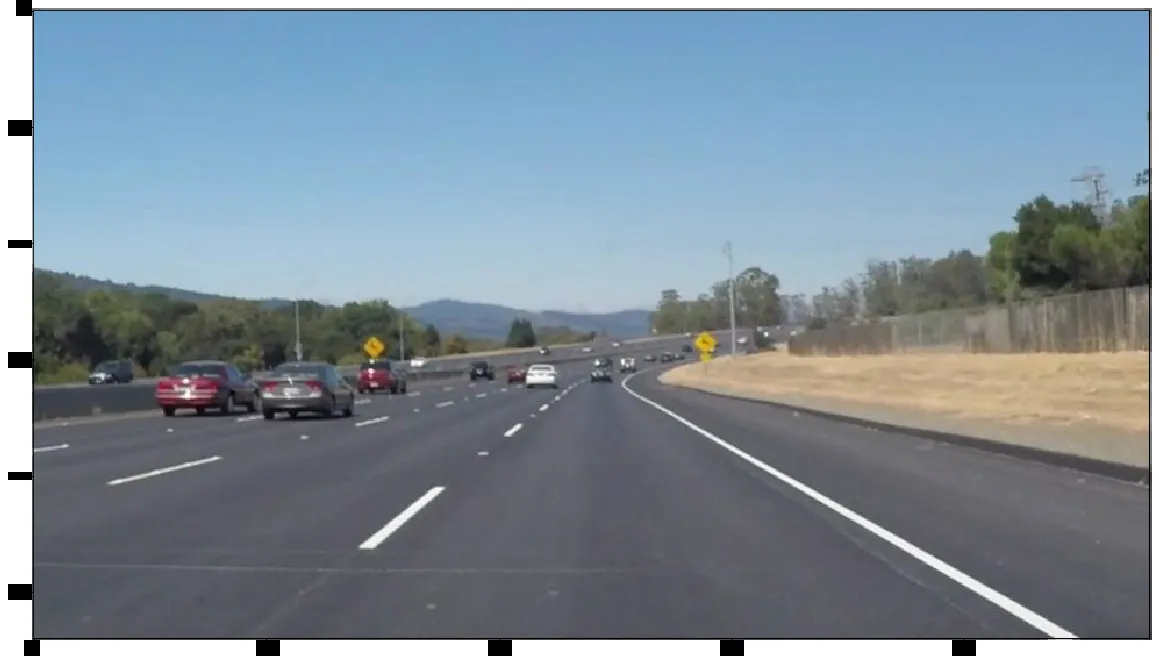
#> input picture sample.jpg, 1159 x 662 px
$ python -i Classical-CV-Lane-Detection.py   (imports and definitions only)
#> lines starting #> are read from the running program, lines starting #| are printed output that depends on the picture; after the words box and inside, x2 and y2 are one past the last pixel; in counts of white or black regions, pixels touching at a corner belong together
#> further down, picture is the input picture: shape (662, 1159, 3); mean B, G, R 154.1, 142.2, 127.3
import matplotlib.pyplot as plt
import matplotlib.image as mpimg
import numpy as np
import cv2
import math

# Crops out everythink except bottom triangle by applying a mask
def crop_extra(img, region_to_keep):

    # Create 0 matrix representing blank image, same dimensions
    crop_mask = np.zeros_like(img)

    # Because input image is grayscale, use 255 for white
    safe_area_color = 255

    # Fills all locations in mask inside kept region as color=255
    cv2.fillPoly(crop_mask, region_to_keep, safe_area_color)

    # Crops out from img anything in that is not 255 in corresponding mask index
    masked_image = cv2.bitwise_and(img, crop_mask)
    return masked_image


# Draws given lines on image
def draw_lines(img, lines, color = [255, 0, 0], thickness = 5):

    # If there are no lines to draw, exit.
    if lines is None:
        return

    # Make a copy of the original image
    img = np.copy(img)

    # Create a blank image that matches the original in size.
    line_img = np.zeros(
        (
            img.shape[0],
            img.shape[1],
            img.shape[2]
        ),
        dtype=np.uint8,
    )
    # Loop over all lines and draw them on the new blank image.
    for line in lines:
        for x1, y1, x2, y2 in line:
            cv2.line(line_img, (x1, y1), (x2, y2), color, thickness)
            # Draws straight line on image

    # Merge the image with the lines onto the original.

    img = cv2.addWeighted(img, 0.8, line_img, 1.0, 0.0)
    # img = image to be overlayed, 0.8 = weight/contribution of first image, line_img = image to overlay
    # 1.0 = weight of second image, 0.0 = scalar value added to each pixel (brightness adjustment)

    # Return the modified image.
    return img

def img_pipeline(image):

    # Make region to keep into bottom triangle
    region_to_keep_vertices = [
        (0, image.shape[0]),
        (image.shape[1] / 2, image.shape[0] / 2),
        (image.shape[1], image.shape[0]),
    ]
#> region_to_keep_vertices = [(0, 662), (579.5, 331), (1159, 662)]

    # Extract only yellow and white pixels to isolate lanes

    # To separate brightness and color values, convert to HSV
    hsv_img = cv2.cvtColor(image, cv2.COLOR_BGR2HSV)
#> hsv_img: shape (662, 1159, 3); mean H, S, V 89.8, 50.8, 158

    # Define range for white and yellow masks, from lowest value for each to highest
    # Input values for HSV scaled to 255
    lower_white = np.array([0,0,200]) # Gray (0, 0%, 80%)
    upper_white = np.array([255,25,255]) # Gray (360, 10%, 100%)
    lower_yellow = np.array([42,77,77]) # Blackish Orange (30, 30%, 30%)
    upper_yellow = np.array([127,255,255]) # Bright Lime Green (90, 100%, 100%)

    # Threshold the HSV image to get only blue colors
    # cv2.inRange sets all pixels with color in range to white, else black
    yellow_mask = cv2.inRange(hsv_img, lower_yellow, upper_yellow)
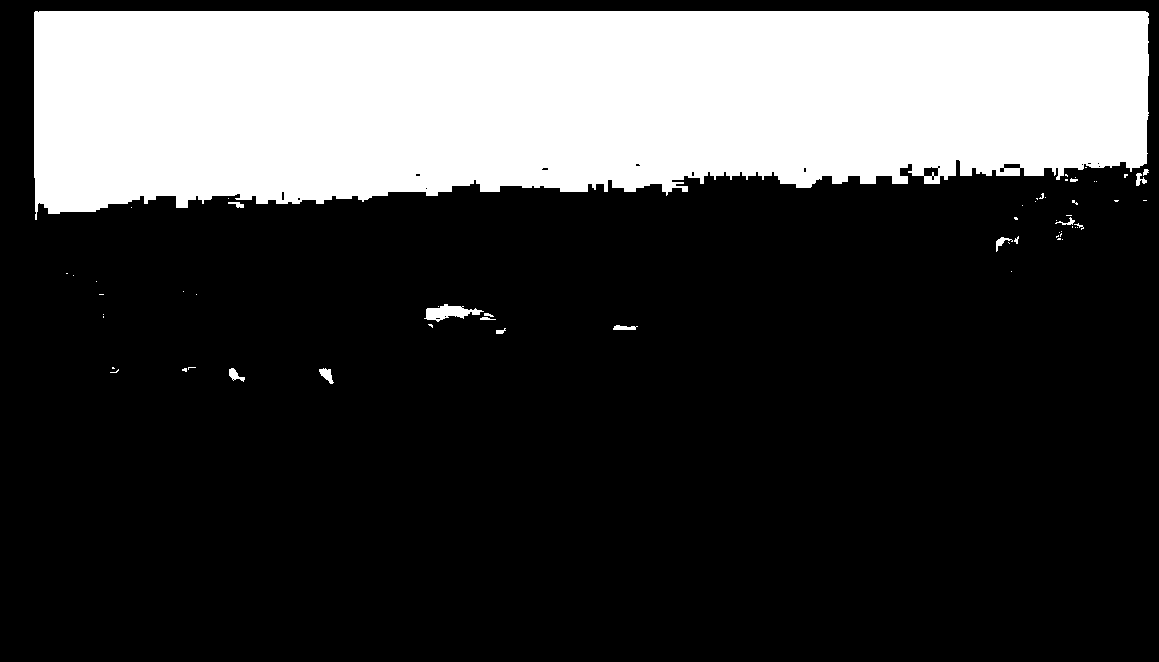
#> yellow_mask: shape (662, 1159); 25.8% white; 61 white regions (45 under 20 px), largest, box (x1, y1, x2, y2) and area: (34, 11, 1149, 220) 196551, (424, 304, 484, 322) 544, (319, 368, 334, 384) 127
    white_mask = cv2.inRange(hsv_img, lower_white, upper_white)
#> white_mask: shape (662, 1159); 7.9% white; 52 white regions (41 under 20 px), largest, box (x1, y1, x2, y2) and area: (0, 0, 1159, 662) 55841, (655, 404, 1077, 638) 3121, (360, 487, 443, 548) 776

    # cv2.bitwise_or sets mask for all yellow and white pixels
    mask = cv2.bitwise_or(yellow_mask, white_mask)
#> mask: shape (662, 1159); 33.7% white; 113 white regions (86 under 20 px), largest, box (x1, y1, x2, y2) and area: (34, 11, 1149, 220) 196551, (0, 0, 1159, 662) 55841, (655, 404, 1077, 638) 3121

    # Bitwise-AND mask the original image
    color_filtered = cv2.bitwise_and(image, image, mask=mask)
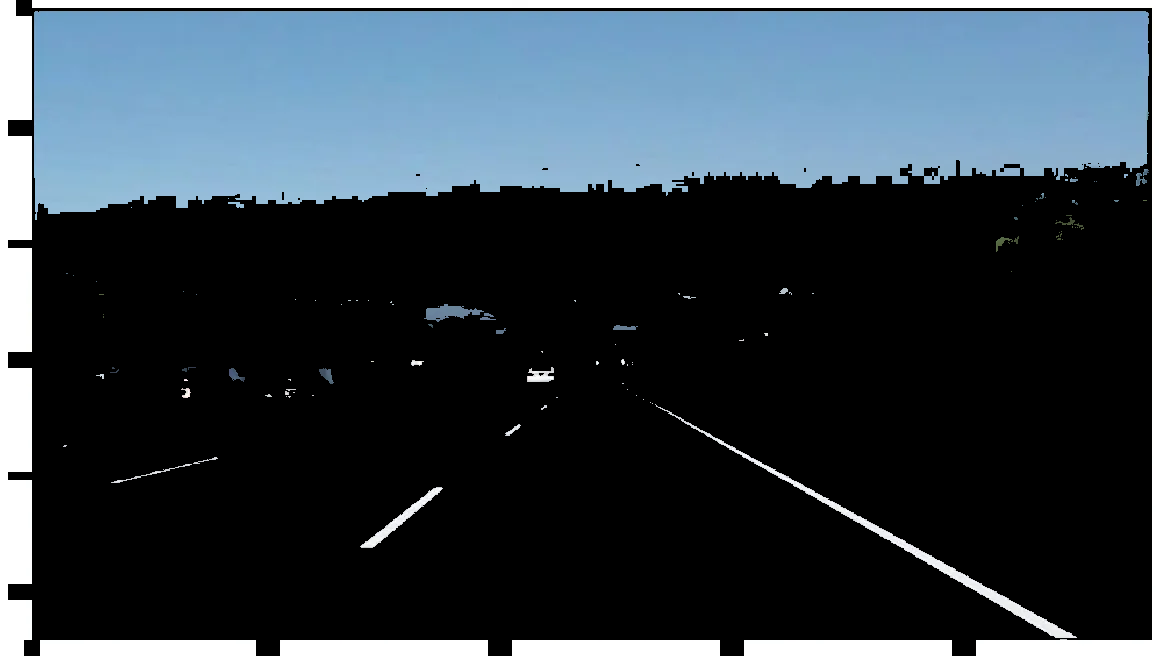
#> color_filtered: shape (662, 1159, 3); mean B, G, R 73, 64, 52.6

    # Convert to grayscale for simpler gradient detection
    gray_img = cv2.cvtColor(color_filtered, cv2.COLOR_RGB2GRAY)
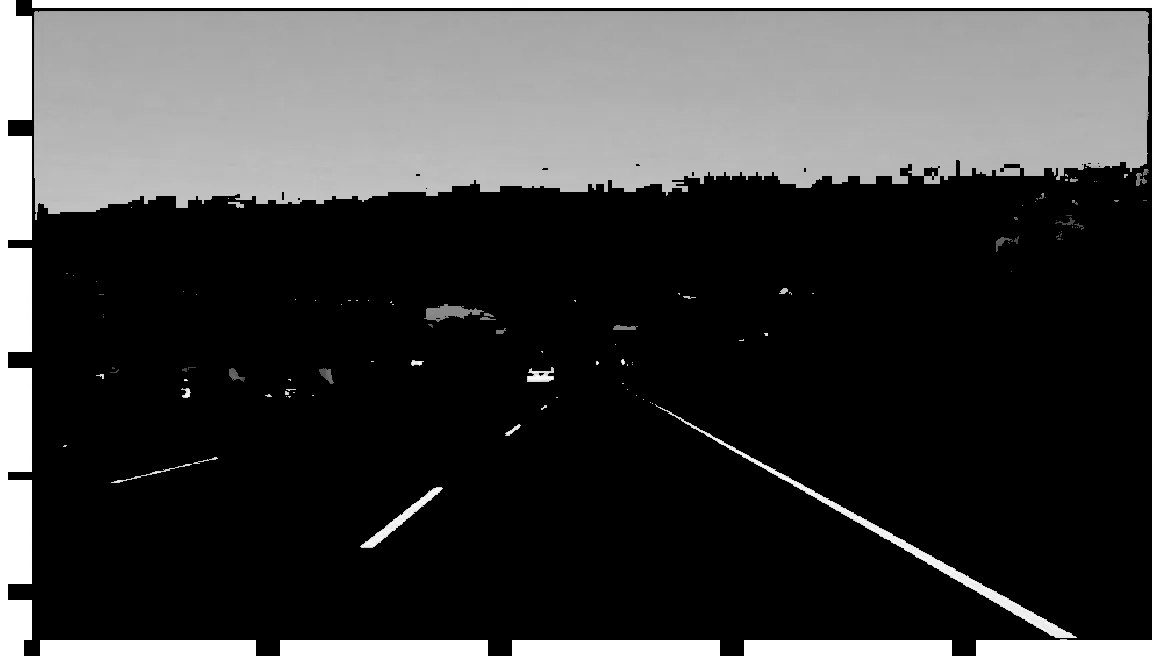
#> gray_img: shape (662, 1159); min 0, max 255, mean 65.4

    # Apply Gaussian Blur to decrease jittering and make lines from one frame to next smoother
    kernel_size = 5
    # kernel_size is strength of blur, 0 tells OpenCV to calculate the standard deviation in X direction
    blur_img = cv2.GaussianBlur(gray_img,(kernel_size, kernel_size),0)

    # Canny detects strong color function gradient with intensity threshold parameters
    # Threshold parameters to decide how strong gradient counts as edge
    # Two thresholds, one in which below = not edge, one in which above = definitely edge
    # In between, only counts as edge if connected to something above top threshold (area bleeds in)
    canny_img = cv2.Canny(blur_img, 50, 150)
#> canny_img: shape (662, 1159); 1.4% white in thin lines or dots

    # Run cropping to get bottom triangle
    cropped_img = crop_extra(
        canny_img,
        np.array([region_to_keep_vertices], np.int32)
    )
#> in crop_extra, `cv2.fillPoly(crop_mask, region_to_keep, safe_area_color)`: crop_mask: shape (662, 1159); 25% white; 1 white region, box (x1, y1, x2, y2) and area: (1, 331, 1159, 662) 192063
#> in crop_extra, `masked_image = cv2.bitwise_and(img, crop_mask)`:
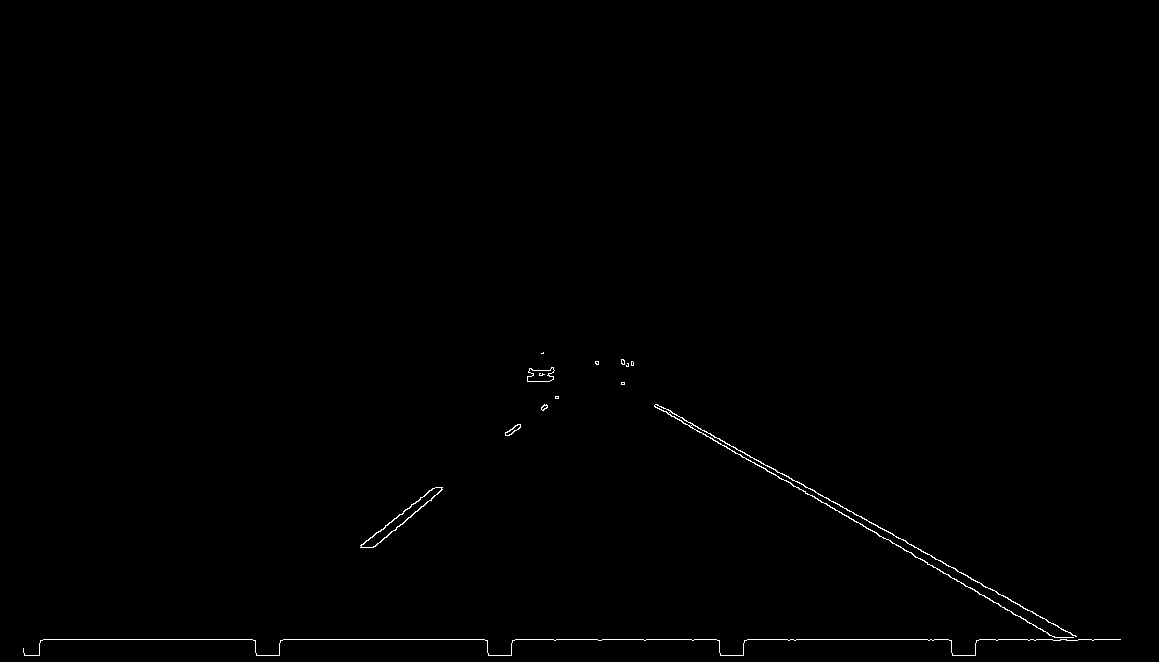
#> masked_image: shape (662, 1159); 0.39% white in thin lines or dots, all inside (x1, y1, x2, y2) = (23, 352, 1121, 656)

    # Now need to turn edge pixels into actual lines
    # Using Hough Transform, will transform edge pixels into different mathematical form
    # Each pixel in image space becomes line/curve in Hough Space
    # In Hough Space, each line represents point in Image Space, each point represents line from Image Space

    # In Image Space, lines defined by y = ax+b, based on two defined (x,y) pairs
    # In Feature Space, axis are a and b, use the line definition and each of the two points (xy pairs) to define line for b
    # b = -xi * a + yi, b = -xj * a + yj
    # Basically, function of b given constants xy and a as the independent variable (rotation around the point)
    # The intersection of the two lines are the correct a and b for the line definition in Image Space

    # Coming back to our CV project, if there are a bunch of points on a line,
    # then in the feature space those lines should intersect at a point, giving the a/b values for the line in Image Space
    # Algorithm uses row = radius, theta = angle instead of a and b

    # The algorithm will iterate over every pixel row by row, and for each point that is edge, will check row/theta
    # Uses those row/theta to make line, the peak intersections of the lines makes the edges

    lines = cv2.HoughLinesP(
        cropped_img, #image being performedx on
        rho = 2, #distance resolution/precision
        theta = np.pi / 180, #angle resolution/precision
        threshold = 30, #min threshold (votes in Hough Space) needed to detect line
        lines = np.array([]), #storage of detected lines
        minLineLength = 20, #Shorter lines discarded
        maxLineGap = 1 #If gap between lines larger, considered separate lines
    )
#> lines = 34 rows, first 6: [43, 639, 252, 639], [667, 413, 761, 467], [910, 544, 934, 557], [671, 412, 888, 532], [360, 639, 416, 639], [646, 639, 691, 639]

    # Group detected lines into left lane and right lane, filter lines not moving toward horizon
    left_x_coord = []
    left_y_coord = []
    right_x_coord = []
    right_y_coord = []
    for line in lines:
        for x1, y1, x2, y2 in line:
            slope = (y2 - y1) / (x2 - x1)
            if math.fabs(slope) < 0.5: # If slope not > 0.5, not moving toward horizon, not lane
                continue
            if slope <= 0: # Negative slope = line on the left
                left_x_coord.extend([x1, x2])
                left_y_coord.extend([y1, y2])
            else: # Positive slope = line on the right
                right_x_coord.extend([x1, x2])
                right_y_coord.extend([y1, y2])
#> this loop made 34 passes
#> line on passes 1 to 12: [[43, 639, 252, 639]], [[667, 413, 761, 467]], [[910, 544, 934, 557]], [[671, 412, 888, 532]], [[360, 639, 416, 639]], [[646, 639, 691, 639]], [[694, 639, 716, 639]], [[1020, 606, 1076, 636]], [[807, 639, 863, 639]], [[375, 546, 415, 511]], [[943, 563, 981, 583]], [[912, 554, 1055, 637]]
#> after the loop, left_x_coord = [375, 415, 378, 398, 416, 441, 410, 435]; left_y_coord = [546, 511, 532, 516, 511, 490, 506, 487]; right_x_coord = 28 values, max 1076 at index 7, min 667 at index 0, mean 889.2; right_y_coord = 28 values, max 637 at index 11, min 412 at index 4, mean 536

    # Now need to make a single line representing each line group

    # Set the min and max y values for the line
    min_y = int(0.6 * image.shape[0]) # Horizon cutoff of image
#> min_y = 397
    max_y = image.shape[0] # Bottom of image
#> max_y = 662

    has_lines = True

    # If empty, do not modify image, return
    if (len(left_x_coord) == 0 or len(right_x_coord) == 0):
        has_lines = False #do not add new entry to history

    # poly1d/Polynomial makes polynomial of 1 degree, linear, using given coefficients
    # polyfit returns coefficients of polynomal of given degree that best fits data

    # Calculates polynomial with lines, then draws straight line using min_y/max_y
    from numpy.polynomial import Polynomial
    if has_lines:
        poly_left = Polynomial(np.flip(np.polyfit(
            left_y_coord,
            left_x_coord,
            deg=1
        )))
        left_x_start = int(poly_left(max_y))
#> left_x_start = 232
        left_x_end = int(poly_left(min_y))
#> left_x_end = 543
        poly_right = Polynomial(np.flip(np.polyfit(
            right_y_coord,
            right_x_coord,
            deg=1
        )))
        right_x_start = int(poly_right(max_y))
#> right_x_start = 1119
        right_x_end = int(poly_right(min_y))
#> right_x_end = 635

    # Save History to decrease jitter
    history = np.array([[0, 0, 0, 0]])
    num_frames = 20
    if has_lines:
        new_entry = [left_x_start, left_x_end, right_x_start, right_x_end]
#> new_entry = [232, 543, 1119, 635]
        # If first frame, make new history, else add to old
        if (history.shape[0] == 1):
            history = new_entry
#> history = [232, 543, 1119, 635]
            for i in range(num_frames):
                history = np.vstack((history, new_entry))
#> this loop made 20 passes
#> history on pass 1: [[232, 543, 1119, 635], [232, 543, 1119, 635]]
#> after the loop, history = 21 rows, first 6: [232, 543, 1119, 635], [232, 543, 1119, 635], [232, 543, 1119, 635], [232, 543, 1119, 635], [232, 543, 1119, 635], [232, 543, 1119, 635]
        else:
            # shift rows up
            history[:-1,:] = history[1:]
            # assign to last row
            history[-1, :] = new_entry
    # Calculate the smoothed line points
    left_x_start = int(np.median(history[:,0]))
    left_x_end = int(np.median(history[:,1]))
    right_x_start = int(np.median(history[:,2]))
    right_x_end = int(np.median(history[:,3]))

    # Draw lines onto image
    lane_detect_image = draw_lines(
        image,
        [[
            [left_x_start, max_y, left_x_end, min_y],
            [right_x_start, max_y, right_x_end, min_y],
        ]],
        thickness=5)
#> in draw_lines, `img = cv2.addWeighted(img, 0.8, line_img, 1.0, 0.0)`:
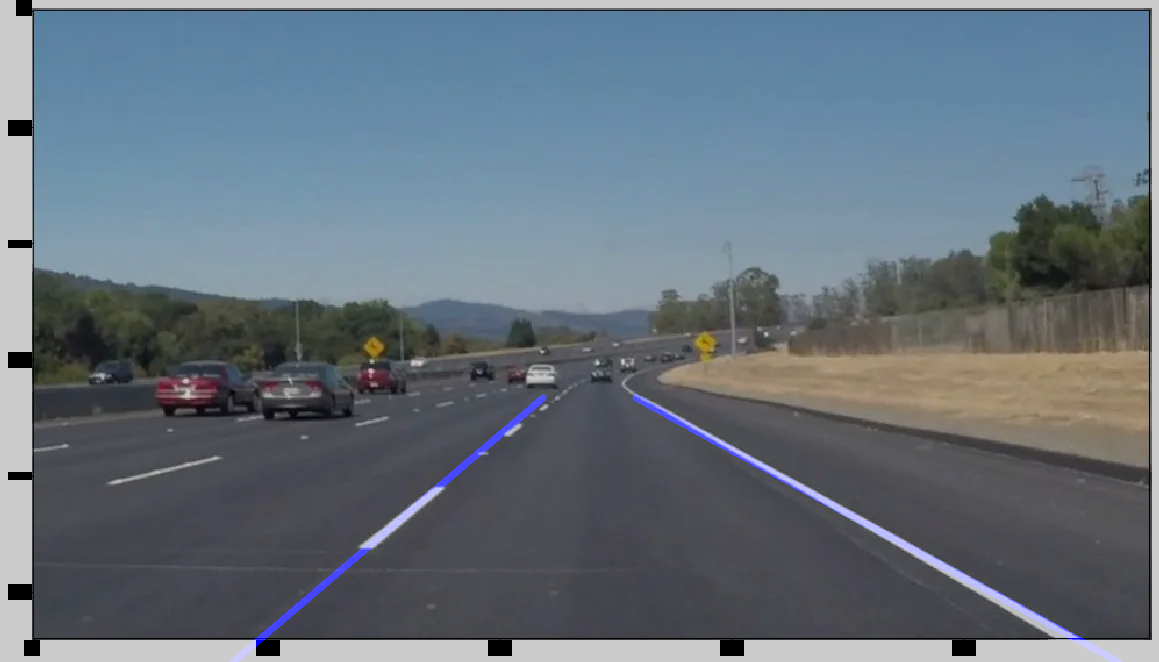
#> img: shape (662, 1159, 3); mean B, G, R 124.3, 113.7, 101.8

    return lane_detect_image

# image = mpimg.imread("sample.jpg")
# img_pipeline(image)

from moviepy.editor import VideoFileClip
from IPython.display import HTML


input = 'Classical-CV-Files/sample.mp4' # input file location
# [1 line that did not run here, left out]
# [1 line that did not run here, left out]
output = 'output.mp4' # output file location
# [1 line not run here, left out]

>>> import cv2
>>> picture = cv2.imread('../sample.jpg')
>>> result = img_pipeline(picture)
